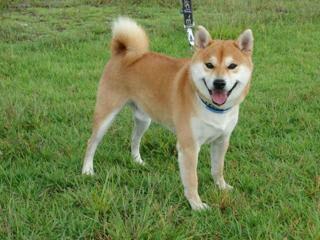
#> input picture learning/picture/dog1.jpg, 320 x 240 px
$ python drawing.py
#> lines starting #> are read from the running program, lines starting #| are printed output that depends on the picture
import cv2
import numpy as np

img = cv2.imread('./picture/dog1.jpg', cv2.IMREAD_COLOR)
#> img is the input picture: shape (240, 320, 3); mean B, G, R 74.3, 131.7, 112.1

cv2.line(img, (10, 10), (150, 150), (0, 0, 0), 10)
cv2.rectangle(img, (15, 15), (200, 200), (0, 255, 0), 5)
cv2.circle(img, (100, 150), 50, (255, 0, 0), -1)

pts = np.array([[10, 5], [100, 80], [70, 20], [80, 15]], np.int32)
cv2.polylines(img, [pts], True, (0, 0, 255), 2)
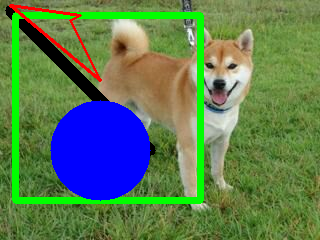
#> img: shape (240, 320, 3); mean B, G, R 85.4, 122.4, 93.5

font = cv2.FONT_HERSHEY_COMPLEX
cv2.putText(img, 'Hello OpenCV', (100, 400), font, 1, (255, 150, 200), 2, cv2.LINE_8)

cv2.imshow('dog', img)
cv2.waitKeyEx()
